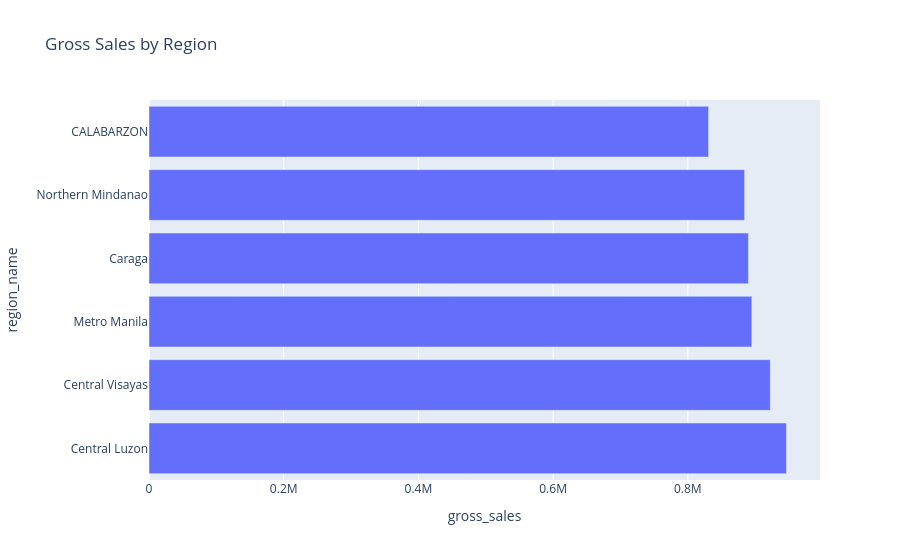

Notebook code cell kept with this figure:
### Code cell
fig = px.bar(
    region_sales,
    x = 'gross_sales',
    y = 'region_name',
    orientation = 'h',
    title = 'Gross Sales by Region'
)
 
fig.show()

print("Central Luzon generated the highest gross sales at approximately PHP 950,000, whereas CALABARZON generated the lowest at around PHP 830,000, with the other regions showing relatively similar sales.")

### Figure 1 — Plotly figure (JSON) as saved in the notebook; plotly's stock layout.template omitted (floating-point values rounded to 4 significant figures)
{"data": [{"hovertemplate": "gross_sales=%{x}<br>region_name=%{y}<extra></extra>", "legendgroup": "", "marker": {"color": "#636efa", "pattern": {"shape": ""}}, "name": "", "orientation": "h", "showlegend": false, "textposition": "auto", "type": "bar", "x": [946400.0, 922400.0, 895100.0, 890000.0, 884300.0, 830800.0], "xaxis": "x", "y": ["Central Luzon", "Central Visayas", "Metro Manila", "Caraga", "Northern Mindanao", "CALABARZON"], "yaxis": "y"}], "layout": {"barmode": "relative", "legend": {"tracegroupgap": 0}, "title": {"text": "Gross Sales by Region"}, "xaxis": {"anchor": "y", "domain": [0, 1], "title": {"text": "gross_sales"}}, "yaxis": {"anchor": "x", "domain": [0, 1], "title": {"text": "region_name"}}}}
